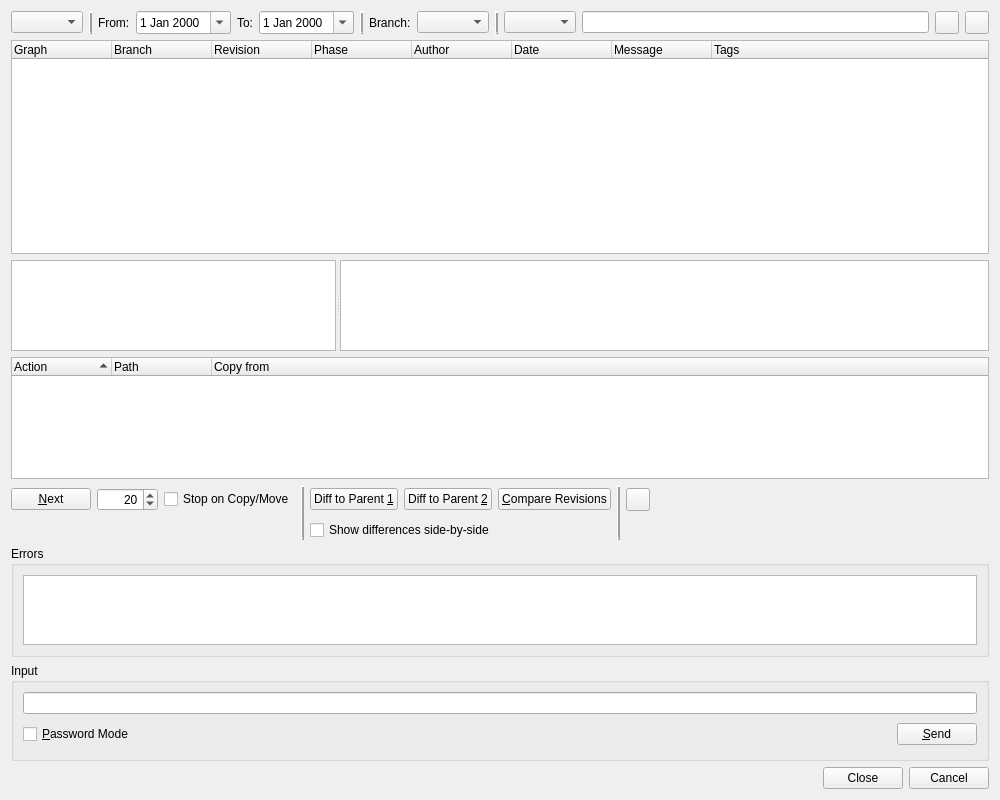
<?xml version="1.0" encoding="UTF-8"?>
<ui version="4.0">
 <class>HgLogBrowserDialog</class>
 <widget class="QWidget" name="HgLogBrowserDialog">
  <property name="geometry">
   <rect>
    <x>0</x>
    <y>0</y>
    <width>1000</width>
    <height>800</height>
   </rect>
  </property>
  <property name="windowTitle">
   <string>Mercurial Log</string>
  </property>
  <layout class="QVBoxLayout" name="verticalLayout">
   <item>
    <layout class="QHBoxLayout" name="horizontalLayout_2">
     <item>
      <widget class="QComboBox" name="modeComboBox">
       <property name="toolTip">
        <string>Select the mode (find or filter)</string>
       </property>
      </widget>
     </item>
     <item>
      <widget class="Line" name="line_4">
       <property name="frameShadow">
        <enum>QFrame::Raised</enum>
       </property>
       <property name="lineWidth">
        <number>2</number>
       </property>
       <property name="orientation">
        <enum>Qt::Vertical</enum>
       </property>
      </widget>
     </item>
     <item>
      <widget class="QLabel" name="label">
       <property name="text">
        <string>From:</string>
       </property>
      </widget>
     </item>
     <item>
      <widget class="QDateEdit" name="fromDate">
       <property name="toolTip">
        <string>Enter the start date</string>
       </property>
       <property name="calendarPopup">
        <bool>true</bool>
       </property>
      </widget>
     </item>
     <item>
      <widget class="QLabel" name="label_2">
       <property name="text">
        <string>To:</string>
       </property>
      </widget>
     </item>
     <item>
      <widget class="QDateEdit" name="toDate">
       <property name="toolTip">
        <string>Enter the end date</string>
       </property>
       <property name="calendarPopup">
        <bool>true</bool>
       </property>
      </widget>
     </item>
     <item>
      <widget class="Line" name="line_2">
       <property name="frameShadow">
        <enum>QFrame::Raised</enum>
       </property>
       <property name="lineWidth">
        <number>2</number>
       </property>
       <property name="orientation">
        <enum>Qt::Vertical</enum>
       </property>
      </widget>
     </item>
     <item>
      <widget class="QLabel" name="label_3">
       <property name="text">
        <string>Branch:</string>
       </property>
      </widget>
     </item>
     <item>
      <widget class="QComboBox" name="branchCombo">
       <property name="toolTip">
        <string>Select the branch to filter on</string>
       </property>
       <property name="sizeAdjustPolicy">
        <enum>QComboBox::AdjustToContents</enum>
       </property>
      </widget>
     </item>
     <item>
      <widget class="Line" name="line_3">
       <property name="frameShadow">
        <enum>QFrame::Raised</enum>
       </property>
       <property name="lineWidth">
        <number>2</number>
       </property>
       <property name="orientation">
        <enum>Qt::Vertical</enum>
       </property>
      </widget>
     </item>
     <item>
      <widget class="QComboBox" name="fieldCombo">
       <property name="toolTip">
        <string>Select the field to filter on</string>
       </property>
      </widget>
     </item>
     <item>
      <widget class="E5ClearableLineEdit" name="rxEdit">
       <property name="toolTip">
        <string>Enter the regular expression to filter on or search for</string>
       </property>
      </widget>
     </item>
     <item>
      <widget class="QToolButton" name="findPrevButton">
       <property name="toolTip">
        <string>Press to find the previous occurrence</string>
       </property>
      </widget>
     </item>
     <item>
      <widget class="QToolButton" name="findNextButton">
       <property name="toolTip">
        <string>Press to find the next occurrence</string>
       </property>
      </widget>
     </item>
    </layout>
   </item>
   <item>
    <widget class="QTreeWidget" name="logTree">
     <property name="sizePolicy">
      <sizepolicy hsizetype="Expanding" vsizetype="Expanding">
       <horstretch>0</horstretch>
       <verstretch>7</verstretch>
      </sizepolicy>
     </property>
     <property name="alternatingRowColors">
      <bool>true</bool>
     </property>
     <property name="selectionMode">
      <enum>QAbstractItemView::ExtendedSelection</enum>
     </property>
     <property name="rootIsDecorated">
      <bool>false</bool>
     </property>
     <property name="itemsExpandable">
      <bool>false</bool>
     </property>
     <property name="allColumnsShowFocus">
      <bool>true</bool>
     </property>
     <column>
      <property name="text">
       <string>Graph</string>
      </property>
     </column>
     <column>
      <property name="text">
       <string>Branch</string>
      </property>
     </column>
     <column>
      <property name="text">
       <string>Revision</string>
      </property>
     </column>
     <column>
      <property name="text">
       <string>Phase</string>
      </property>
     </column>
     <column>
      <property name="text">
       <string>Author</string>
      </property>
     </column>
     <column>
      <property name="text">
       <string>Date</string>
      </property>
     </column>
     <column>
      <property name="text">
       <string>Message</string>
      </property>
     </column>
     <column>
      <property name="text">
       <string>Tags</string>
      </property>
     </column>
    </widget>
   </item>
   <item>
    <widget class="QSplitter" name="commitSplitter">
     <property name="sizePolicy">
      <sizepolicy hsizetype="Expanding" vsizetype="Preferred">
       <horstretch>0</horstretch>
       <verstretch>3</verstretch>
      </sizepolicy>
     </property>
     <property name="orientation">
      <enum>Qt::Horizontal</enum>
     </property>
     <property name="childrenCollapsible">
      <bool>false</bool>
     </property>
     <widget class="QTextEdit" name="detailsEdit">
      <property name="sizePolicy">
       <sizepolicy hsizetype="Expanding" vsizetype="Expanding">
        <horstretch>1</horstretch>
        <verstretch>3</verstretch>
       </sizepolicy>
      </property>
      <property name="readOnly">
       <bool>true</bool>
      </property>
     </widget>
     <widget class="QTextEdit" name="messageEdit">
      <property name="sizePolicy">
       <sizepolicy hsizetype="Expanding" vsizetype="Expanding">
        <horstretch>2</horstretch>
        <verstretch>3</verstretch>
       </sizepolicy>
      </property>
      <property name="readOnly">
       <bool>true</bool>
      </property>
     </widget>
    </widget>
   </item>
   <item>
    <widget class="QTreeWidget" name="filesTree">
     <property name="sizePolicy">
      <sizepolicy hsizetype="Expanding" vsizetype="Expanding">
       <horstretch>0</horstretch>
       <verstretch>4</verstretch>
      </sizepolicy>
     </property>
     <property name="alternatingRowColors">
      <bool>true</bool>
     </property>
     <property name="rootIsDecorated">
      <bool>false</bool>
     </property>
     <property name="itemsExpandable">
      <bool>false</bool>
     </property>
     <property name="sortingEnabled">
      <bool>true</bool>
     </property>
     <property name="allColumnsShowFocus">
      <bool>true</bool>
     </property>
     <column>
      <property name="text">
       <string>Action</string>
      </property>
     </column>
     <column>
      <property name="text">
       <string>Path</string>
      </property>
     </column>
     <column>
      <property name="text">
       <string>Copy from</string>
      </property>
     </column>
    </widget>
   </item>
   <item>
    <layout class="QGridLayout" name="gridLayout">
     <item row="0" column="0">
      <widget class="QPushButton" name="nextButton">
       <property name="toolTip">
        <string>Press to get the next bunch of log entries</string>
       </property>
       <property name="text">
        <string>&amp;Next</string>
       </property>
      </widget>
     </item>
     <item row="0" column="1">
      <widget class="QSpinBox" name="limitSpinBox">
       <property name="toolTip">
        <string>Enter the limit of entries to fetch</string>
       </property>
       <property name="alignment">
        <set>Qt::AlignRight|Qt::AlignTrailing|Qt::AlignVCenter</set>
       </property>
       <property name="minimum">
        <number>1</number>
       </property>
       <property name="maximum">
        <number>10000</number>
       </property>
       <property name="value">
        <number>20</number>
       </property>
      </widget>
     </item>
     <item row="0" column="3" rowspan="2">
      <widget class="Line" name="line">
       <property name="frameShadow">
        <enum>QFrame::Raised</enum>
       </property>
       <property name="lineWidth">
        <number>2</number>
       </property>
       <property name="orientation">
        <enum>Qt::Vertical</enum>
       </property>
      </widget>
     </item>
     <item row="0" column="2">
      <widget class="QCheckBox" name="stopCheckBox">
       <property name="toolTip">
        <string>Select to stop listing log messages at a copy or move</string>
       </property>
       <property name="text">
        <string>Stop on Copy/Move</string>
       </property>
      </widget>
     </item>
     <item row="0" column="4">
      <widget class="QPushButton" name="diffP1Button">
       <property name="toolTip">
        <string>Press to generate a diff to the first parent revision</string>
       </property>
       <property name="text">
        <string>Diff to Parent &amp;1</string>
       </property>
      </widget>
     </item>
     <item row="0" column="5">
      <widget class="QPushButton" name="diffP2Button">
       <property name="toolTip">
        <string>Press to generate a diff to the second parent revision</string>
       </property>
       <property name="text">
        <string>Diff to Parent &amp;2</string>
       </property>
      </widget>
     </item>
     <item row="0" column="6">
      <widget class="QPushButton" name="diffRevisionsButton">
       <property name="toolTip">
        <string>Press to compare two revisions</string>
       </property>
       <property name="text">
        <string>&amp;Compare Revisions</string>
       </property>
      </widget>
     </item>
     <item row="0" column="7" rowspan="2">
      <widget class="Line" name="phaseLine">
       <property name="frameShadow">
        <enum>QFrame::Raised</enum>
       </property>
       <property name="lineWidth">
        <number>2</number>
       </property>
       <property name="orientation">
        <enum>Qt::Vertical</enum>
       </property>
      </widget>
     </item>
     <item row="0" column="9">
      <spacer>
       <property name="orientation">
        <enum>Qt::Horizontal</enum>
       </property>
       <property name="sizeHint" stdset="0">
        <size>
         <width>38</width>
         <height>29</height>
        </size>
       </property>
      </spacer>
     </item>
     <item row="1" column="4" colspan="3">
      <widget class="QCheckBox" name="sbsCheckBox">
       <property name="toolTip">
        <string>Select to show differences side-by-side</string>
       </property>
       <property name="text">
        <string>Show differences side-by-side</string>
       </property>
      </widget>
     </item>
     <item row="0" column="8">
      <widget class="QToolButton" name="actionsButton">
       <property name="toolTip">
        <string>Select action from menu</string>
       </property>
       <property name="popupMode">
        <enum>QToolButton::InstantPopup</enum>
       </property>
      </widget>
     </item>
    </layout>
   </item>
   <item>
    <widget class="QGroupBox" name="errorGroup">
     <property name="sizePolicy">
      <sizepolicy hsizetype="Preferred" vsizetype="Expanding">
       <horstretch>0</horstretch>
       <verstretch>1</verstretch>
      </sizepolicy>
     </property>
     <property name="title">
      <string>Errors</string>
     </property>
     <layout class="QVBoxLayout">
      <item>
       <widget class="QTextEdit" name="errors">
        <property name="whatsThis">
         <string>&lt;b&gt;Mercurial log errors&lt;/b&gt;&lt;p&gt;This shows possible error messages of the hg log command.&lt;/p&gt;</string>
        </property>
        <property name="readOnly">
         <bool>true</bool>
        </property>
        <property name="acceptRichText">
         <bool>false</bool>
        </property>
       </widget>
      </item>
     </layout>
    </widget>
   </item>
   <item>
    <widget class="QGroupBox" name="inputGroup">
     <property name="title">
      <string>Input</string>
     </property>
     <layout class="QGridLayout">
      <item row="1" column="1">
       <spacer>
        <property name="orientation">
         <enum>Qt::Horizontal</enum>
        </property>
        <property name="sizeType">
         <enum>QSizePolicy::Expanding</enum>
        </property>
        <property name="sizeHint" stdset="0">
         <size>
          <width>327</width>
          <height>29</height>
         </size>
        </property>
       </spacer>
      </item>
      <item row="1" column="2">
       <widget class="QPushButton" name="sendButton">
        <property name="toolTip">
         <string>Press to send the input to the hg process</string>
        </property>
        <property name="text">
         <string>&amp;Send</string>
        </property>
        <property name="shortcut">
         <string>Alt+S</string>
        </property>
       </widget>
      </item>
      <item row="0" column="0" colspan="3">
       <widget class="QLineEdit" name="input">
        <property name="toolTip">
         <string>Enter data to be sent to the hg process</string>
        </property>
       </widget>
      </item>
      <item row="1" column="0">
       <widget class="QCheckBox" name="passwordCheckBox">
        <property name="toolTip">
         <string>Select to switch the input field to password mode</string>
        </property>
        <property name="text">
         <string>&amp;Password Mode</string>
        </property>
        <property name="shortcut">
         <string>Alt+P</string>
        </property>
       </widget>
      </item>
     </layout>
    </widget>
   </item>
   <item>
    <widget class="QDialogButtonBox" name="buttonBox">
     <property name="orientation">
      <enum>Qt::Horizontal</enum>
     </property>
     <property name="standardButtons">
      <set>QDialogButtonBox::Cancel|QDialogButtonBox::Close</set>
     </property>
    </widget>
   </item>
  </layout>
 </widget>
 <customwidgets>
  <customwidget>
   <class>E5ClearableLineEdit</class>
   <extends>QLineEdit</extends>
   <header>E5Gui/E5LineEdit.h</header>
  </customwidget>
 </customwidgets>
 <tabstops>
  <tabstop>modeComboBox</tabstop>
  <tabstop>fromDate</tabstop>
  <tabstop>toDate</tabstop>
  <tabstop>branchCombo</tabstop>
  <tabstop>fieldCombo</tabstop>
  <tabstop>rxEdit</tabstop>
  <tabstop>findPrevButton</tabstop>
  <tabstop>findNextButton</tabstop>
  <tabstop>logTree</tabstop>
  <tabstop>detailsEdit</tabstop>
  <tabstop>messageEdit</tabstop>
  <tabstop>filesTree</tabstop>
  <tabstop>nextButton</tabstop>
  <tabstop>limitSpinBox</tabstop>
  <tabstop>stopCheckBox</tabstop>
  <tabstop>diffP1Button</tabstop>
  <tabstop>diffP2Button</tabstop>
  <tabstop>diffRevisionsButton</tabstop>
  <tabstop>sbsCheckBox</tabstop>
  <tabstop>actionsButton</tabstop>
  <tabstop>errors</tabstop>
  <tabstop>input</tabstop>
  <tabstop>passwordCheckBox</tabstop>
  <tabstop>sendButton</tabstop>
 </tabstops>
 <resources/>
 <connections/>
</ui>
